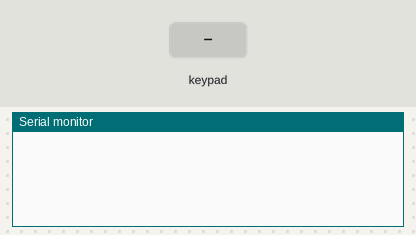
The sketch below on a simulated Arduino Uno, built with avr-gcc and run on an emulated ATmega328P. Parts: the last lines printed to the serial monitor. Inputs (shaded band) come from the test bench.

Above: at 1.2 s.
1.3 s: key '1' pressed
At 2.9 s:
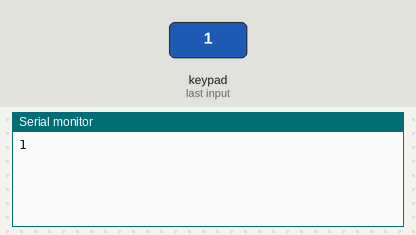
3.2 s: keypad keys 9 8 7 6 # pressed 0.4 s apart
At 6.4 s:
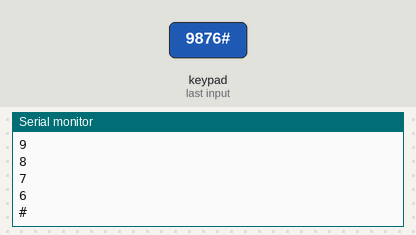
7.0 s: key 'A' pressed
At 8.6 s:
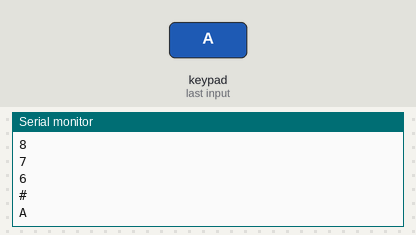
8.9 s: keypad keys 9 8 7 6 * pressed 0.4 s apart
At 12.1 s:
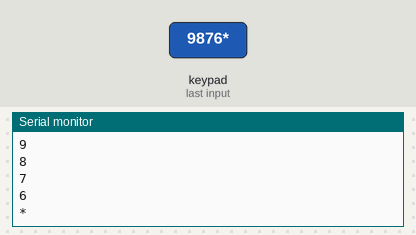
12.7 s: key 'B' pressed
At 14.3 s:
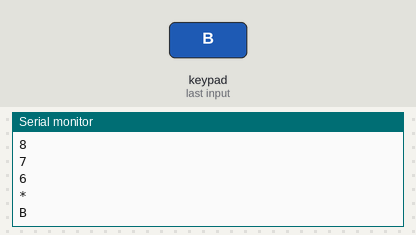
14.6 s: keypad keys 9 8 7 6 D pressed 0.4 s apart
At 17.4 s:
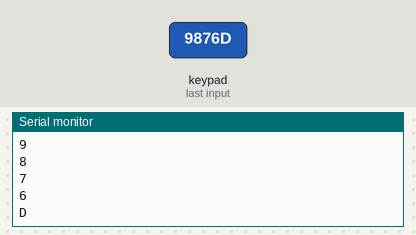
Timing chart, 0 to 18.9 s (numbered marks = the images above; inputs shaded):
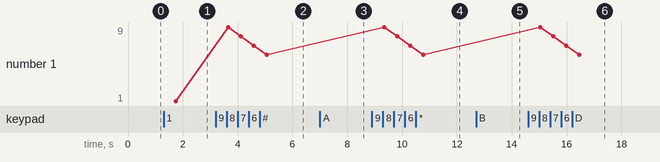

The sketch:

Send_433MHz_RC.ino
```cpp
#include <RCSwitch.h>
#include <Keypad.h>
const byte ROWS = 4; //four rows
const byte COLS = 4; //three columns
char keys[ROWS][COLS] = {
  {'1', '2', '3', 'A'},
  {'4', '5', '6', 'B'},
  {'7', '8', '9', 'C'},
  {'*', '0', '#', 'D'}
};
byte rowPins[ROWS] = {9, 8, 7, 6};  //In {} is Pin on Arduino connect pin keypad 8, 7, 6, 5
byte colPins[COLS] = {5, 4, 3, 2};    //In {} is Pin on Arduino Connect pin keypad 4, 3, 2, 1
Keypad keypad = Keypad( makeKeymap(keys), rowPins, colPins, ROWS, COLS );

RCSwitch mySwitch = RCSwitch();
void setup() {
  mySwitch.enableTransmit(12); // Using Pin #D12 On Arduino
  Serial.begin(115200);
}
void loop() {
  char key = keypad.getKey();
    if(key != NO_KEY){
      mySwitch.send(key, 24);
      Serial.println(key);
  }
  key = NO_KEY;
}
```

Measured:
- after the input at 1.3 s, the serial monitor: prints a new line after 0.45 s (image 1)
- after the input at 3.2 s, the serial monitor: prints a new line after 0.45 s (image 2)
- after the input at 7.0 s, the serial monitor: prints a new line after 0.46 s (image 3)
- after the input at 8.9 s, the serial monitor: prints a new line after 0.46 s (image 4)
- after the input at 12.7 s, the serial monitor: prints a new line after 0.46 s (image 5)
- after the input at 14.6 s, the serial monitor: prints a new line after 0.45 s (image 6)
- plotted number 1: 1 → 6 after the input at 3.2 s
